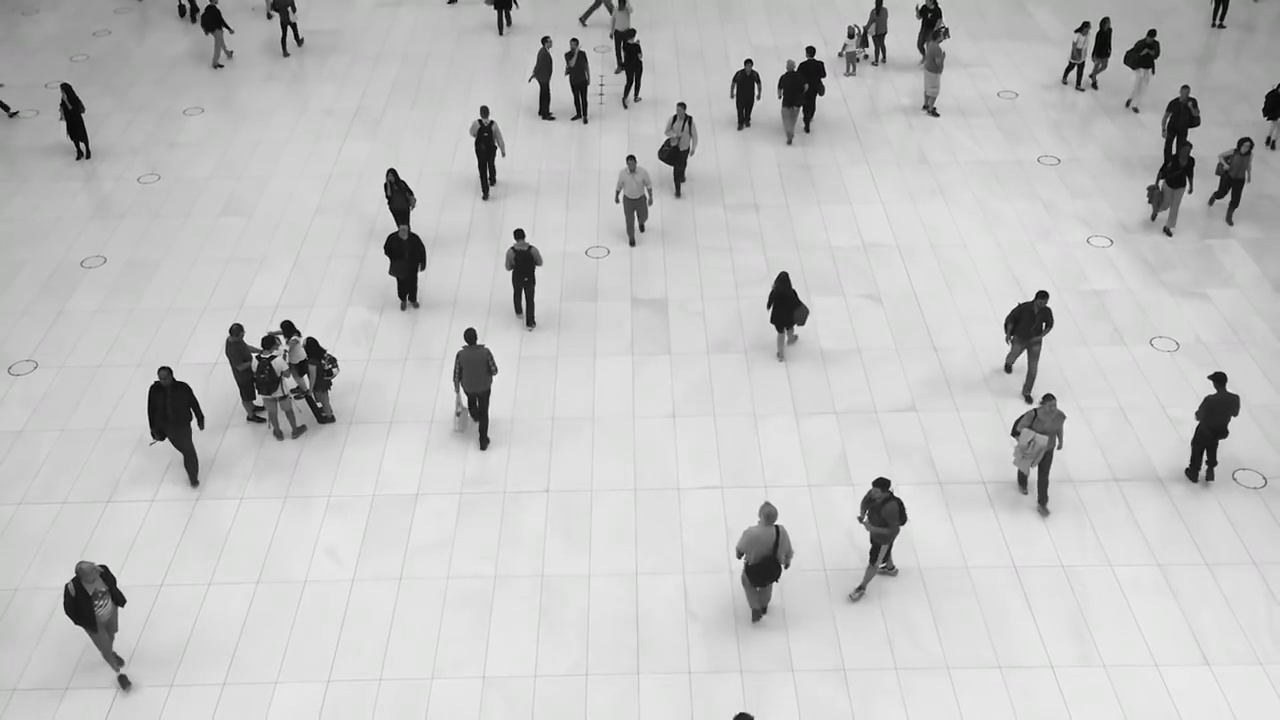
#> input picture frame 34 of 16- Motion Detection and Tracking/test.mp4, 1280 x 720 px, given in place of train.mp4, which was not available
$ python 1.py
#> lines starting #> are read from the running program, lines starting #| are printed output that depends on the picture; pictures that were not available may be replaced by others from this repository, and a replacement may not be noted
### 17- Count Cars in Video/tracker.py
import math


class EuclideanDistTracker:
    def __init__(self):
        # Store the center positions of the objects
        self.center_points = {}
        # Keep the count of the IDs
        # each time a new object id detected, the count will increase by one
        self.id_count = 0


    def update(self, objects_rect):
        # Objects boxes and ids
        objects_bbs_ids = []

        # Get center point of new object
        for rect in objects_rect:
            x, y, w, h = rect
            cx = (x + x + w) // 2
            cy = (y + y + h) // 2

            # Find out if that object was detected already
            same_object_detected = False
            for id, pt in self.center_points.items():
                dist = math.hypot(cx - pt[0], cy - pt[1])

                if dist < 25:
                    self.center_points[id] = (cx, cy)
                    print(self.center_points)
                    objects_bbs_ids.append([x, y, w, h, id])
                    same_object_detected = True
                    break

            # New object is detected we assign the ID to that object
            if same_object_detected is False:
                self.center_points[self.id_count] = (cx, cy)
                objects_bbs_ids.append([x, y, w, h, self.id_count])
                self.id_count += 1

        # Clean the dictionary by center points to remove IDS not used anymore
        new_center_points = {}
        for obj_bb_id in objects_bbs_ids:
            _, _, _, _, object_id = obj_bb_id
            center = self.center_points[object_id]
            new_center_points[object_id] = center

        # Update dictionary with IDs not used removed
        self.center_points = new_center_points.copy()
        return objects_bbs_ids

### 21. Count car and moto in video/1.py
import cv2
import tracker


cap = cv2.VideoCapture('train.mp4')
tracker = tracker.EuclideanDistTracker()

object_detector = cv2.createBackgroundSubtractorMOG2(history = 100,
                                                     varThreshold = 50)
while(cap.isOpened()):
    ret,frame = cap.read()
#> frame is the input picture: shape (720, 1280, 3); mean B, G, R 193.6, 193.9, 193.7
    height,width,_ = frame.shape
#> height = 720; width = 1280
    roi = frame[340:720,500:800]             #Region of interest
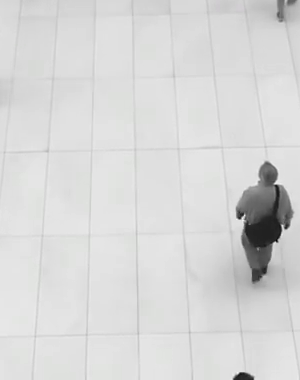
#> roi: shape (380, 300, 3); mean B, G, R 215.3, 215.5, 215.3
    mask = object_detector.apply(roi)
#> mask: shape (380, 300); every value is 127
    _,mask = cv2.threshold(mask,254,255,cv2.THRESH_BINARY)
#> mask: shape (380, 300); every value is 0
    contours,_ = cv2.findContours(mask,cv2.RETR_TREE,cv2.CHAIN_APPROX_NONE)
#> contours = []
    draw = cv2.drawContours(roi,contours,-1,(0,255,255))


    detections = []
    for contour in contours:
        area = cv2.contourArea(contour)
        if area > 300 :
            x,y,w,h = cv2.boundingRect(contour)
            detections.append([x,y,w,h])
#> this loop made 0 passes
#> after the loop, detections = []
            # cv2.rectangle(roi,(x,y),(x+w,y+h),(255,0,255),2)
            # cv2.imshow('ROI with detections',roi)

    boxes_ids = tracker.update(detections)
#> after the loop in update, `for rect in objects_rect:`: self.center_points = 0 items; self.id_count = 0
#> after the loop in update, `for obj_bb_id in objects_bbs_ids:`: new_center_points = 0 items
#> boxes_ids = []
    for box_id in boxes_ids:
       x,y,w,h,id = box_id
       cv2.rectangle(roi,(x,y),(x+w,y+h),(255,0,255),2)
       cv2.putText(roi,str(id),(x,y-5),cv2.FONT_HERSHEY_SIMPLEX,
                   1,(60,0,70),3)

    cv2.imshow('Frame',frame)
    cv2.imshow('Region of interest',roi)
    cv2.imshow('Mask',mask)
    cv2.imshow('Draw contours',draw)


    if cv2.waitKey(27) == ord('q'):
#> (key q is pressed here)
        break


cv2.destroyAllWindows()
cap.release()

$ run again, starting later in the video
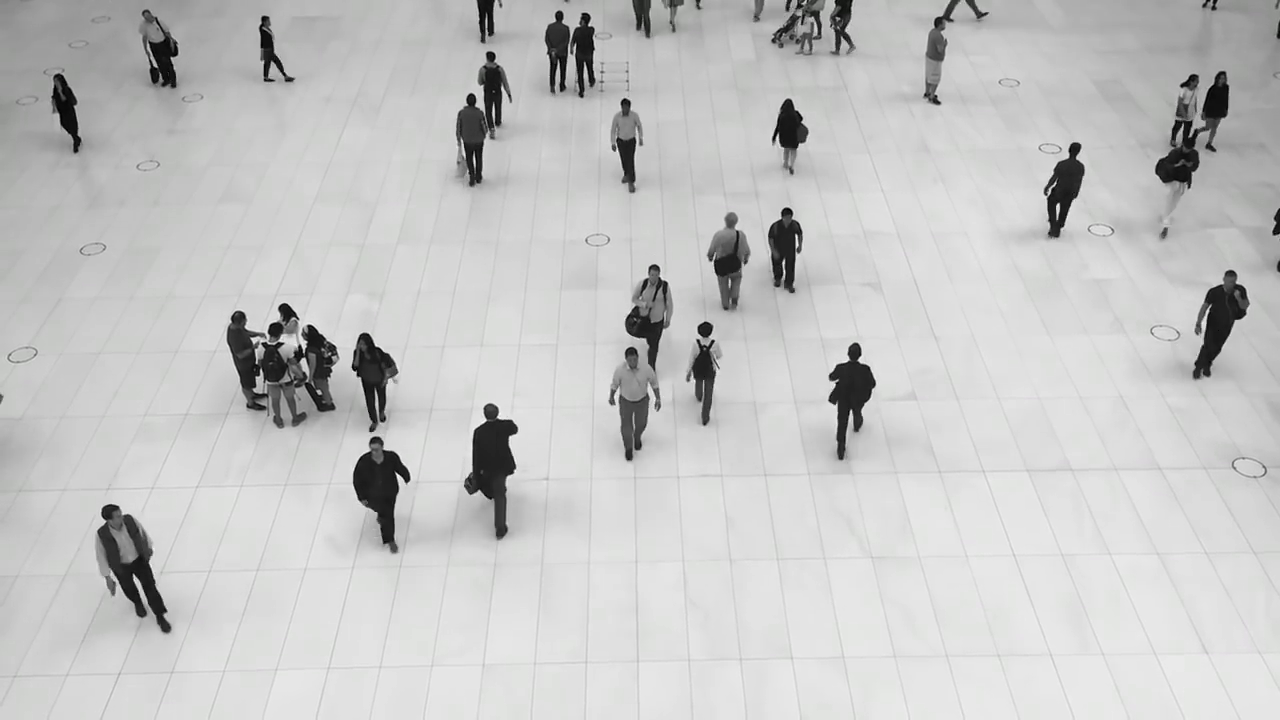
#> input picture frame 153 of 16- Motion Detection and Tracking/test.mp4, 1280 x 720 px, given in place of train.mp4, which was not available
#> frame is the input picture: shape (720, 1280, 3); mean B, G, R 196.6, 196.9, 196.7
#> `roi = frame[340:720,500:800]`:
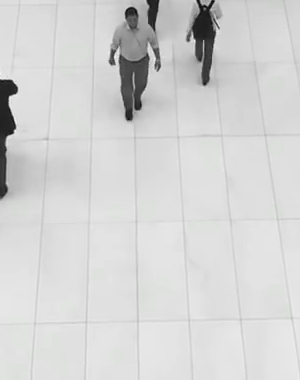
#> roi: shape (380, 300, 3); mean B, G, R 211.3, 211.5, 211.4
#> contours = []
#> after the loop in update, `for rect in objects_rect:`: self.center_points = 0 items; self.id_count = 0
#> after the loop in update, `for obj_bb_id in objects_bbs_ids:`: new_center_points = 0 items
#> boxes_ids = []

$ run again, starting later in the video
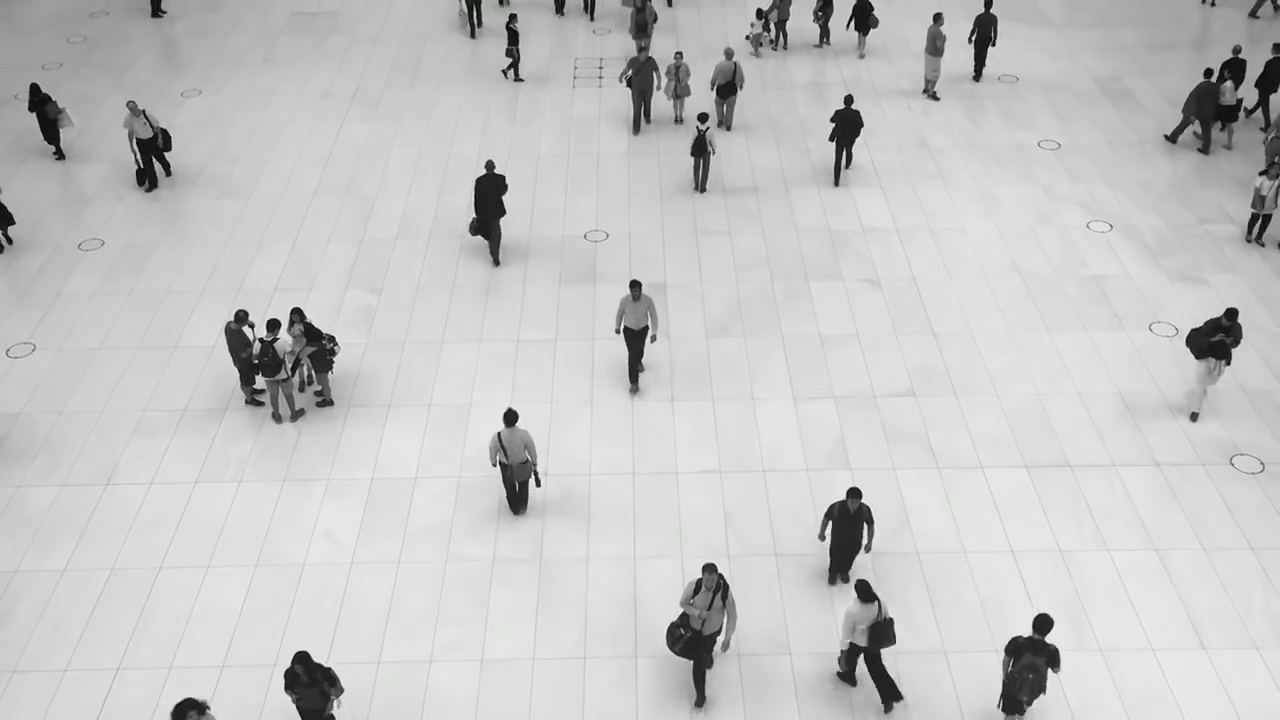
#> input picture frame 272 of 16- Motion Detection and Tracking/test.mp4, 1280 x 720 px, given in place of train.mp4, which was not available
#> frame is the input picture: shape (720, 1280, 3); mean B, G, R 197, 197.3, 197.1
#> `roi = frame[340:720,500:800]`:
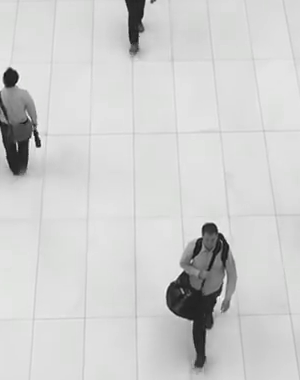
#> roi: shape (380, 300, 3); mean B, G, R 207, 207.4, 207.1
#> contours = []
#> after the loop in update, `for rect in objects_rect:`: self.center_points = 0 items; self.id_count = 0
#> after the loop in update, `for obj_bb_id in objects_bbs_ids:`: new_center_points = 0 items
#> boxes_ids = []
